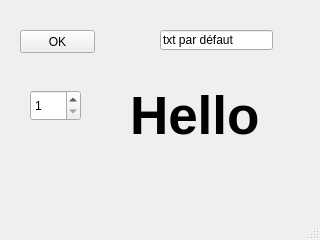
<?xml version="1.0" encoding="UTF-8"?>
<ui version="4.0">
 <class>MainWindow</class>
 <widget class="QMainWindow" name="MainWindow">
  <property name="geometry">
   <rect>
    <x>0</x>
    <y>0</y>
    <width>320</width>
    <height>240</height>
   </rect>
  </property>
  <property name="windowTitle">
   <string>EX02-texte</string>
  </property>
  <widget class="QWidget" name="centralwidget">
   <widget class="QPushButton" name="pushButton">
    <property name="geometry">
     <rect>
      <x>20</x>
      <y>30</y>
      <width>75</width>
      <height>23</height>
     </rect>
    </property>
    <property name="text">
     <string>OK</string>
    </property>
   </widget>
   <widget class="QLabel" name="label">
    <property name="geometry">
     <rect>
      <x>130</x>
      <y>90</y>
      <width>151</width>
      <height>51</height>
     </rect>
    </property>
    <property name="font">
     <font>
      <pointsize>40</pointsize>
      <weight>75</weight>
      <bold>true</bold>
     </font>
    </property>
    <property name="text">
     <string>Hello</string>
    </property>
   </widget>
   <widget class="QLineEdit" name="lineEdit">
    <property name="geometry">
     <rect>
      <x>160</x>
      <y>30</y>
      <width>113</width>
      <height>20</height>
     </rect>
    </property>
    <property name="text">
     <string>txt par défaut</string>
    </property>
   </widget>
   <widget class="QSpinBox" name="spinBox">
    <property name="geometry">
     <rect>
      <x>30</x>
      <y>90</y>
      <width>51</width>
      <height>31</height>
     </rect>
    </property>
    <property name="minimum">
     <number>1</number>
    </property>
    <property name="maximum">
     <number>10</number>
    </property>
   </widget>
  </widget>
  <widget class="QMenuBar" name="menubar">
   <property name="geometry">
    <rect>
     <x>0</x>
     <y>0</y>
     <width>320</width>
     <height>21</height>
    </rect>
   </property>
  </widget>
  <widget class="QStatusBar" name="statusbar"/>
 </widget>
 <resources/>
 <connections/>
</ui>
